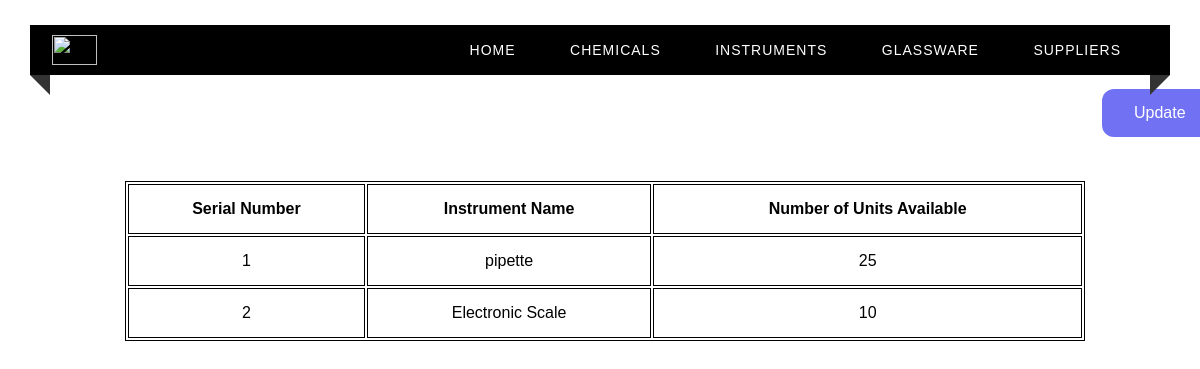
/instruments, run on an earlier commit of the app's database.
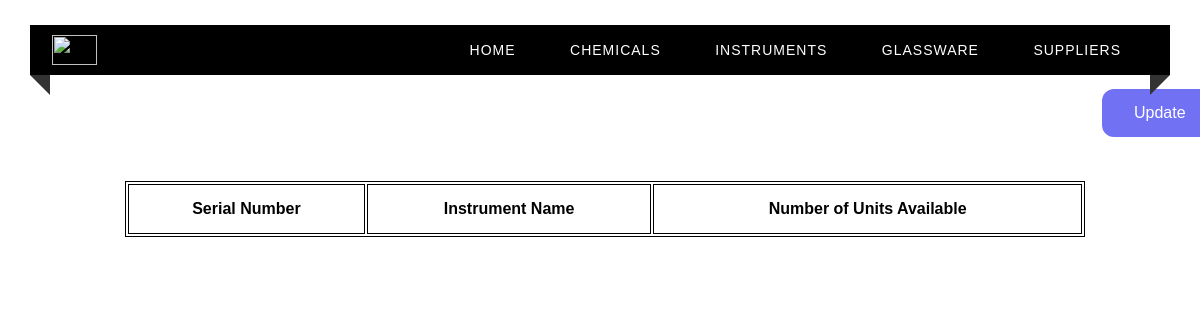
And on a later commit of the database.
### tables this page shows
CREATE TABLE INSTRUMENT(
    Sno INTEGER(3) UNIQUE ,
    Inst_Name VARCHAR(50) primary key,
    Number_Of_Units_Present INTEGER(3)
);

### app.py (the view)
@app.route("/instruments")
def instruments() :
    c = get_db()
    cur = c.cursor()
    cur.execute("SELECT * from INSTRUMENT")
    return render_template("instruments.html",test=cur.fetchall())

### app.py (called while the page is built)
def get_db():
    db = getattr(g, '_database', None)
    if db is None:
        db = g._database = sqlite3.connect(DATABASE)
    return db

@app.teardown_appcontext
def close_connection(exception):
    db = getattr(g, '_database', None)
    if db is not None:
        db.close()

### templates/instruments.html (shortened to what this page needs)
<html>
<head>
    <link rel="stylesheet" type="text/css" href="../static/home.css">
</head>
<body>
<div class="custom-padding">
        <nav>
            <div class="logo"><img src = "../static/nieLogo.png" width = "45px", height = "30px"></div>
            <ul class="menu-area">
                <li><a href="/">Home</a></li>
                <li><a href="/chemicals">Chemicals</a></li>
                <li><a href="/instruments">Instruments</a></li>
                <li><a href="/glassware">Glassware</a></li>
                <li><a href="/suppliers">Suppliers</a></li>
            </ul>
        </nav>
        <a href="/login" class="button">Update</a>
        <div class="tab">
          <table align="center" style="margin-left : 125px; margin-top : 50px;">
              <th>Serial Number</th>
              <th>Instrument Name </th>
              <th>Number of Units Available</th>
            {% for row in test %}
            <tr>
                <td> {{ row[0] }}</td>
                <td> {{ row[1] }}</td>
                <td> {{ row[2] }}</td>
            </tr>
            {% endfor %}
          </table>
        </div>
    </div>
</body>
</html>

What changed in the data, as far as the page shows it:
removed INSTRUMENT: Sno "1", Inst_Name "pipette", Number_Of_Units_Present "25"
removed INSTRUMENT: Sno "2", Inst_Name "Electronic Scale", Number_Of_Units_Present "10"
